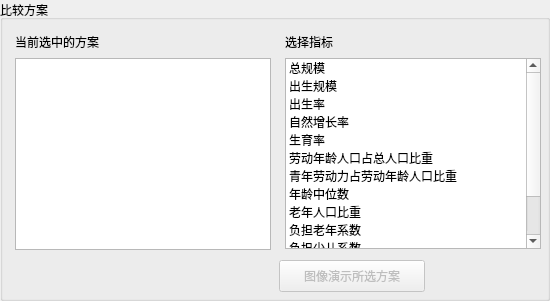
        <widget class="QGroupBox" name="groupBox_4">
         <property name="title">
          <string>比较方案</string>
         </property>
         <widget class="QListWidget" name="listWidget">
          <property name="geometry">
           <rect>
            <x>15</x>
            <y>58</y>
            <width>256</width>
            <height>192</height>
           </rect>
          </property>
         </widget>
         <widget class="QPushButton" name="pushButton_4">
          <property name="enabled">
           <bool>false</bool>
          </property>
          <property name="geometry">
           <rect>
            <x>279</x>
            <y>260</y>
            <width>146</width>
            <height>32</height>
           </rect>
          </property>
          <property name="text">
           <string>图像演示所选方案</string>
          </property>
         </widget>
         <widget class="QLabel" name="label_10">
          <property name="geometry">
           <rect>
            <x>285</x>
            <y>34</y>
            <width>52</width>
            <height>16</height>
           </rect>
          </property>
          <property name="text">
           <string>选择指标</string>
          </property>
         </widget>
         <widget class="QLabel" name="label_7">
          <property name="geometry">
           <rect>
            <x>15</x>
            <y>34</y>
            <width>91</width>
            <height>16</height>
           </rect>
          </property>
          <property name="text">
           <string>当前选中的方案</string>
          </property>
         </widget>
         <widget class="QListWidget" name="listWidget_2">
          <property name="geometry">
           <rect>
            <x>285</x>
            <y>58</y>
            <width>256</width>
            <height>191</height>
           </rect>
          </property>
          <item>
           <property name="text">
            <string>总规模</string>
           </property>
           <property name="checkState">
            <enum>Unchecked</enum>
           </property>
          </item>
          <item>
           <property name="text">
            <string>出生规模</string>
           </property>
           <property name="checkState">
            <enum>Unchecked</enum>
           </property>
          </item>
          <item>
           <property name="text">
            <string>出生率</string>
           </property>
           <property name="checkState">
            <enum>Unchecked</enum>
           </property>
          </item>
          <item>
           <property name="text">
            <string>自然增长率</string>
           </property>
           <property name="checkState">
            <enum>Unchecked</enum>
           </property>
          </item>
          <item>
           <property name="text">
            <string>生育率</string>
           </property>
           <property name="checkState">
            <enum>Unchecked</enum>
           </property>
          </item>
          <item>
           <property name="text">
            <string>劳动年龄人口占总人口比重</string>
           </property>
           <property name="checkState">
            <enum>Unchecked</enum>
           </property>
          </item>
          <item>
           <property name="text">
            <string>青年劳动力占劳动年龄人口比重</string>
           </property>
           <property name="checkState">
            <enum>Unchecked</enum>
           </property>
          </item>
          <item>
           <property name="text">
            <string>年龄中位数</string>
           </property>
           <property name="checkState">
            <enum>Unchecked</enum>
           </property>
          </item>
          <item>
           <property name="text">
            <string>老年人口比重</string>
           </property>
           <property name="checkState">
            <enum>Unchecked</enum>
           </property>
          </item>
          <item>
           <property name="text">
            <string>负担老年系数</string>
           </property>
           <property name="checkState">
            <enum>Unchecked</enum>
           </property>
          </item>
          <item>
           <property name="text">
            <string>负担少儿系数</string>
           </property>
           <property name="checkState">
            <enum>Unchecked</enum>
           </property>
          </item>
          <item>
           <property name="text">
            <string>总负担系数</string>
           </property>
           <property name="checkState">
            <enum>Unchecked</enum>
           </property>
          </item>
          <item>
           <property name="text">
            <string>年龄金字塔均衡性</string>
           </property>
           <property name="checkState">
            <enum>Unchecked</enum>
           </property>
          </item>
         </widget>
        </widget>
